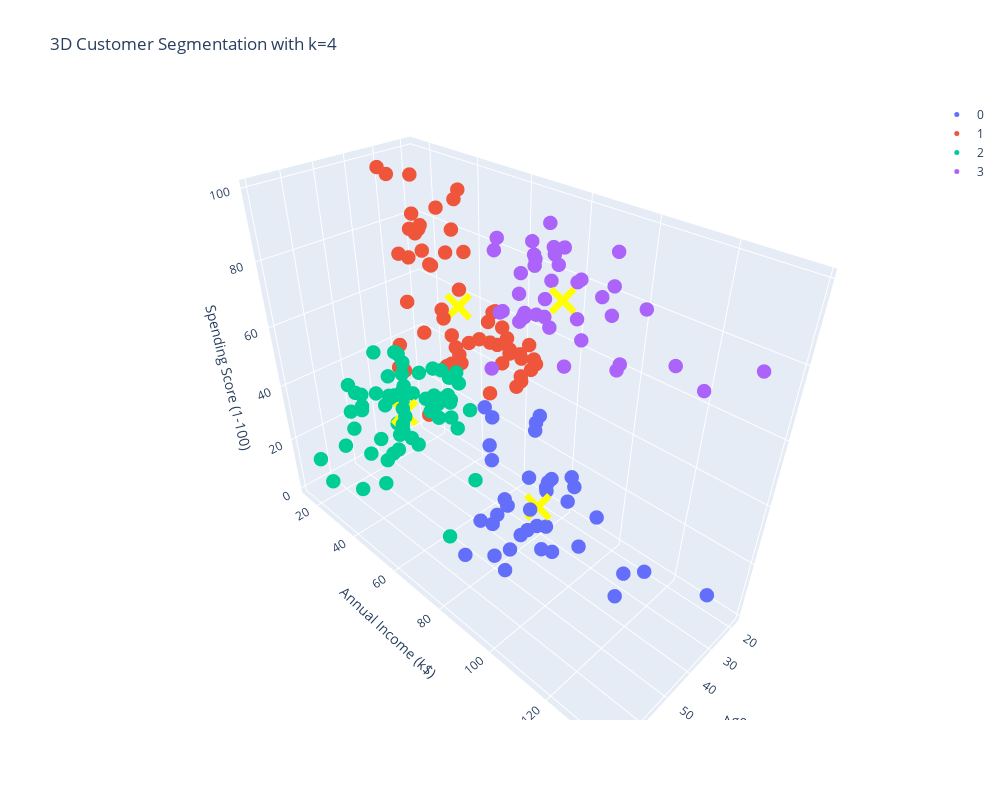

Write notebook code for a chart like this one.
### Code cell
import plotly.graph_objects as go

# Applying k-Means clustering with k=4
optimal_clusters_3d = 4
kmeans_3d = KMeans(n_clusters=optimal_clusters_3d, init='k-means++', max_iter=300, n_init=10, random_state=0)
cluster_labels_3d = kmeans_3d.fit_predict(scaled_features_3d)

# Adding the cluster labels to our dataframe
df['Cluster_3D'] = cluster_labels_3d

# Inverse transforming the centroids to their original scale
centroids_3d = scaler_3d.inverse_transform(kmeans_3d.cluster_centers_)

# Creating the figure
fig = go.Figure()

# Adding clusters to the figure
for cluster in range(optimal_clusters_3d):
    cluster_data = df[df['Cluster_3D'] == cluster]
    fig.add_trace(go.Scatter3d(x=cluster_data['Age'], y=cluster_data['Annual Income (k$)'], 
                               z=cluster_data['Spending Score (1-100)'],
                               mode='markers',
                               name=cluster,
                               marker=dict(size=5)))

# Adding centroids to the figure (but not to the legend)
fig.add_trace(go.Scatter3d(x=centroids_3d[:, 0], y=centroids_3d[:, 1], z=centroids_3d[:, 2],
                           mode='markers', marker=dict(size=10, color='yellow', symbol='x'),
                           showlegend=False))

# Updating the layout
fig.update_layout(scene=dict(
                    xaxis_title='Age',
                    yaxis_title='Annual Income (k$)',
                    zaxis_title='Spending Score (1-100)'),
                  height=800,
                  width=1000,
                  title='3D Customer Segmentation with k=4')

# Show the plot
fig.show()

### Figure 1 — Plotly figure (JSON) as saved in the notebook; plotly's stock layout.template omitted (floating-point values rounded to 4 significant figures)
{"data": [{"marker": {"size": 5}, "mode": "markers", "name": "0", "type": "scatter3d", "x": [38, 38, 23, 43, 47, 25, 20, 44, 19, 57, 28, 25, 48, 34, 43, 44, 47, 37, 34, 19, 50, 42, 36, 40, 36, 52, 58, 59, 37, 46, 41, 54, 41, 34, 33, 47, 45, 32], "y": [64, 67, 70, 71, 71, 72, 73, 73, 74, 75, 76, 77, 77, 78, 78, 78, 78, 78, 78, 81, 85, 86, 87, 87, 87, 88, 88, 93, 97, 98, 99, 101, 103, 103, 113, 120, 126, 137], "z": [42, 40, 29, 35, 9, 34, 5, 7, 10, 5, 40, 12, 36, 22, 17, 20, 16, 1, 1, 5, 26, 20, 27, 13, 10, 13, 15, 14, 32, 15, 39, 24, 17, 23, 8, 16, 28, 18]}, {"marker": {"size": 5}, "mode": "markers", "name": "1", "type": "scatter3d", "x": [19, 21, 20, 23, 31, 22, 23, 30, 35, 24, 22, 35, 20, 35, 35, 25, 31, 29, 35, 23, 21, 18, 21, 30, 20, 24, 31, 24, 27, 29, 31, 33, 31, 27, 19, 18, 19, 32, 26, 23, 38, 21, 22, 34, 18, 32, 24, 27, 20, 23, 26, 21, 19, 19, 18, 19, 27], "y": [15, 15, 16, 16, 17, 17, 18, 19, 19, 20, 20, 21, 21, 23, 24, 24, 25, 28, 28, 29, 30, 33, 33, 34, 37, 38, 39, 39, 40, 40, 40, 42, 43, 46, 46, 48, 48, 48, 54, 54, 54, 54, 57, 58, 59, 60, 60, 60, 61, 62, 62, 62, 63, 64, 65, 65, 67], "z": [39, 81, 6, 77, 40, 76, 94, 72, 99, 77, 79, 35, 66, 98, 35, 73, 73, 82, 61, 87, 73, 92, 81, 73, 75, 92, 61, 65, 47, 42, 42, 60, 54, 51, 55, 59, 59, 47, 54, 52, 55, 57, 55, 60, 41, 42, 52, 50, 49, 41, 55, 42, 54, 46, 48, 50, 56]}, {"marker": {"size": 5}, "mode": "markers", "name": "2", "type": "scatter3d", "x": [35, 64, 67, 58, 37, 52, 46, 54, 45, 40, 60, 53, 49, 42, 36, 65, 48, 49, 50, 49, 59, 50, 47, 51, 69, 53, 70, 67, 54, 63, 43, 68, 70, 47, 60, 60, 59, 45, 40, 49, 57, 67, 46, 48, 55, 50, 68, 48, 40, 47, 48, 49, 67, 49, 66, 54, 68, 66, 65, 63, 49, 51, 50, 59, 56], "y": [18, 19, 19, 20, 20, 23, 25, 28, 28, 29, 30, 33, 33, 34, 37, 38, 39, 39, 40, 42, 43, 43, 43, 44, 44, 46, 46, 47, 47, 48, 48, 48, 49, 49, 50, 50, 54, 54, 54, 54, 54, 54, 54, 54, 57, 58, 59, 60, 60, 60, 61, 62, 62, 62, 63, 63, 63, 63, 63, 65, 65, 67, 67, 71, 79], "z": [6, 3, 14, 15, 13, 29, 5, 14, 32, 31, 4, 4, 14, 17, 26, 35, 36, 28, 55, 52, 60, 45, 41, 50, 46, 46, 56, 52, 59, 51, 50, 48, 55, 42, 49, 56, 47, 53, 48, 42, 51, 41, 44, 46, 58, 46, 55, 49, 40, 47, 42, 48, 59, 56, 50, 46, 43, 48, 52, 43, 59, 43, 57, 11, 35]}, {"marker": {"size": 5}, "mode": "markers", "name": "3", "type": "scatter3d", "x": [40, 39, 31, 40, 38, 39, 31, 29, 32, 35, 32, 32, 28, 32, 34, 39, 38, 27, 30, 30, 29, 31, 36, 33, 32, 28, 36, 30, 27, 35, 32, 29, 30, 28, 36, 32, 38, 35, 32, 30], "y": [69, 69, 70, 71, 71, 71, 72, 73, 73, 74, 75, 76, 77, 77, 78, 78, 78, 78, 78, 78, 79, 81, 85, 86, 87, 87, 87, 88, 88, 93, 97, 98, 99, 101, 103, 103, 113, 120, 126, 137], "z": [58, 91, 77, 95, 75, 75, 71, 88, 73, 72, 93, 87, 97, 74, 90, 88, 76, 89, 78, 73, 83, 93, 75, 95, 63, 75, 92, 86, 69, 90, 86, 88, 97, 68, 85, 69, 91, 79, 74, 83]}, {"marker": {"color": "yellow", "size": 10, "symbol": "x"}, "mode": "markers", "showlegend": false, "type": "scatter3d", "x": [39.37, 25.44, 53.98, 32.88], "y": [86.5, 40, 47.71, 86.1], "z": [19.58, 60.3, 39.97, 81.53]}], "layout": {"height": 800, "scene": {"xaxis": {"title": {"text": "Age"}}, "yaxis": {"title": {"text": "Annual Income (k$)"}}, "zaxis": {"title": {"text": "Spending Score (1-100)"}}}, "title": {"text": "3D Customer Segmentation with k=4"}, "width": 1000}}
